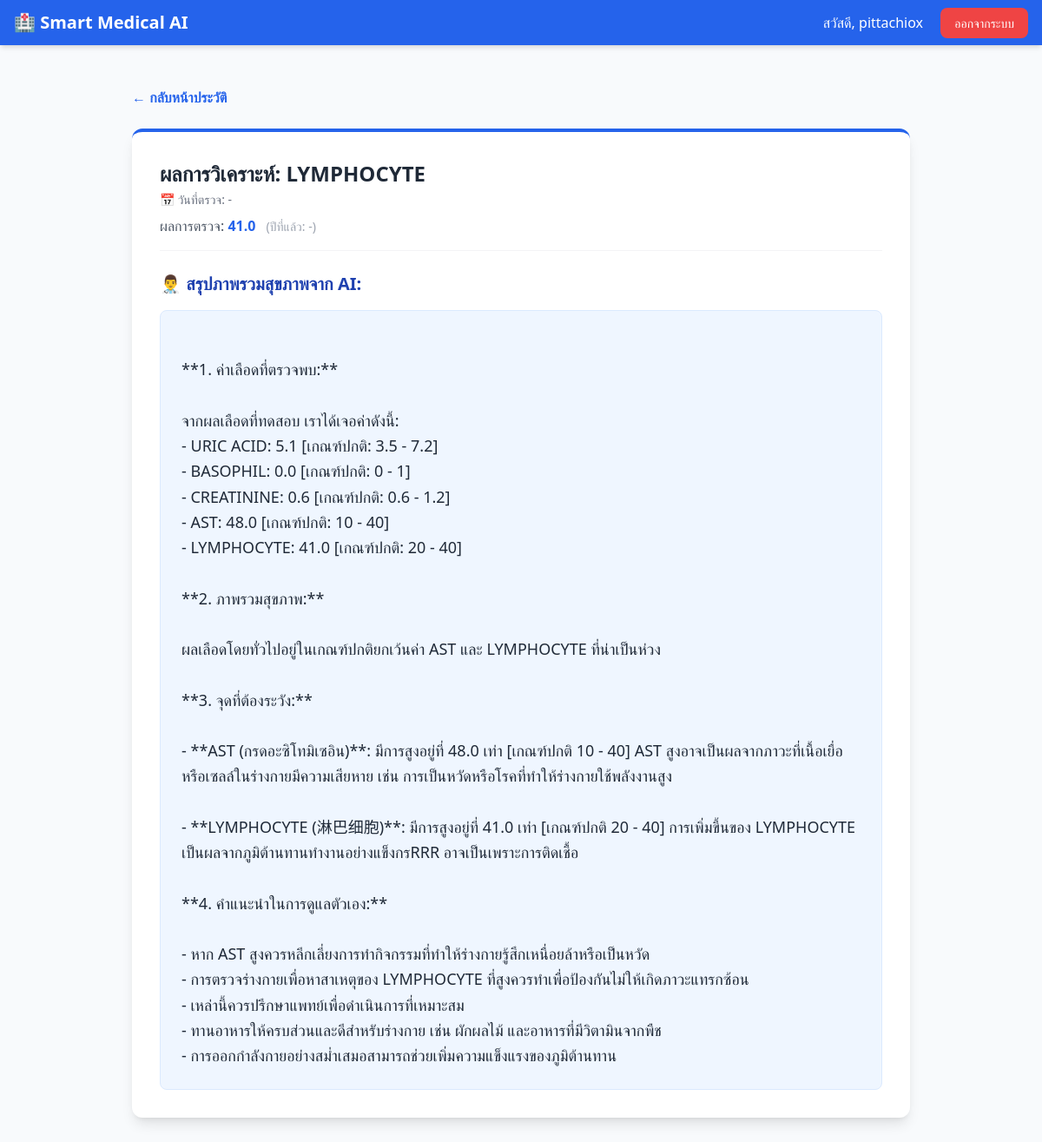
/record/40 (signed in), run on the app's committed database.
### app.py (models this page shows)
class User(UserMixin, db.Model):
    id = db.Column(db.Integer, primary_key=True)
    username = db.Column(db.String(150), unique=True, nullable=False)
    password = db.Column(db.String(150), nullable=False)
    records = db.relationship('BloodRecord', backref='user', lazy=True)

class BloodRecord(db.Model):
    id = db.Column(db.Integer, primary_key=True)
    test_name = db.Column(db.String(50), nullable=False)
    current_value = db.Column(db.Float, nullable=False)
    previous_value = db.Column(db.Float, nullable=True)
    ai_analysis = db.Column(db.Text, nullable=False)
    user_id = db.Column(db.Integer, db.ForeignKey('user.id'), nullable=False)
    record_date = db.Column(db.Date, nullable=True, default=datetime.utcnow)

### app.py (the view)
@app.route('/record/<int:record_id>')
@login_required
def view_record(record_id):
    record = BloodRecord.query.get_or_404(record_id)
    if record.user_id != current_user.id:
        flash('ไม่อนุญาตให้เข้าถึงข้อมูลนี้', 'error')
        return redirect(url_for('dashboard'))
    return render_template('view_record.html', record=record)

### app.py (called while the page is built)
@login_manager.user_loader
def load_user(user_id):
    return User.query.get(int(user_id))

### templates/view_record.html
{% extends "base.html" %}
{% block content %}
<div class="max-w-4xl mx-auto">
    <div class="mb-6 flex justify-between items-center">
        <a href="/dashboard" class="text-blue-600 hover:underline flex items-center gap-2 font-semibold">
            &larr; กลับหน้าประวัติ
        </a>
    </div>
    <div class="bg-white p-8 rounded-xl shadow-lg border-t-4 border-blue-600">
        <div class="flex items-center justify-between mb-6 pb-4 border-b border-gray-100">
            <div>
                <h1 class="text-2xl font-bold text-gray-800 mb-1">ผลการวิเคราะห์: {{ record.test_name }}</h1>
                <p class="text-sm text-gray-500 mb-2">📅 วันที่ตรวจ: {{ record.record_date.strftime('%d-%m-%Y') if
                    record.record_date else '-' }}</p>
                <p class="text-gray-600">ผลการตรวจ: <span class="font-bold text-blue-600">{{ record.current_value
                        }}</span>
                    <span class="text-sm text-gray-400 ml-2">(ปีที่แล้ว: {{ record.previous_value or '-' }})</span>
                </p>
            </div>
        </div>
        <h3 class="text-xl font-bold text-blue-800 mb-4">👨‍⚕️ สรุปภาพรวมสุขภาพจาก AI:</h3>
        <div
            class="text-gray-800 whitespace-pre-line leading-relaxed text-lg bg-blue-50 p-6 rounded-lg border border-blue-100">
            {{ record.ai_analysis }}
        </div>
    </div>
</div>
{% endblock %}

### templates/base.html (shortened to what this page needs)
<!DOCTYPE html>
<html lang="th">
<head>
    <script src="https://cdn.tailwindcss.com"></script>
</head>
<body class="bg-slate-50 min-h-screen">
    <nav class="bg-blue-600 text-white shadow-md">
        <div class="max-w-7xl mx-auto px-4 py-3 flex justify-between items-center">
            <a href="/" class="text-xl font-bold flex items-center gap-2">
                🏥 Smart Medical AI
            </a>
            <div>
                {% if current_user.is_authenticated %}
                <span class="mr-4">สวัสดี, {{ current_user.username }}</span>
                <a href="{{ url_for('logout') }}"
                    class="bg-red-500 hover:bg-red-600 px-4 py-2 rounded-lg text-sm transition">ออกจากระบบ</a>
                {% else %}
                <a href="{{ url_for('login') }}" class="hover:text-blue-200 mr-4">เข้าสู่ระบบ</a>
                <a href="{{ url_for('register') }}"
                    class="bg-white text-blue-600 px-4 py-2 rounded-lg text-sm font-bold transition hover:bg-gray-100">สมัครสมาชิก</a>
                {% endif %}
            </div>
        </div>
    </nav>
    <main class="max-w-7xl mx-auto px-4 py-8">
        {% block content %}{% endblock %}
    </main>
</body>
</html>

### data on the page
User: username "pittachiox"
BloodRecord: test_name "LYMPHOCYTE", record_date "-", current_value "41.0", previous_value "-", ai_analysis "**1. ค่าเลือดที่ตรวจพบ:** จากผลเลือดที่ทดสอบ เราได้เจอค่าดังนี้: - URIC ACID: 5.1 [เกณฑ์ปกติ: 3.5 - 7.2] - BASOPHIL: 0.0 [เกณฑ์ปกติ: 0 - 1] - CREATININE: 0.6 [เกณฑ์ปกติ: 0.6 - 1.2] - AST: 48.0 [เกณฑ์ปกติ: 10 - 40] - LYMPHOCYTE: 41.0 [เกณฑ์ปกติ: 20 - 40] **2. ภาพรวมสุขภาพ:** ผลเลือดโดยทั่วไปอยู่ในเกณฑ์ปกติยกเว้นค่า AST และ LYMPHOCYTE ที่น่าเป็นห่วง **3. จุดที่ต้องระวัง:** - **AST (กรดอะซิโทมิเซอิน)**: มีการสูงอยู่ที่ 48.0 เท่า [เกณฑ์ปกติ 10 - 40] AST สูงอาจเป็นผลจากภาวะที่เนื้อเยื่อหรือเซลล์ในร่างกายมีความเสียหาย เช่น การเป็นหวัดหรือโรคที่ทำให้ร่างกายใช้พลังงานสูง - **LYMPHOCYTE (淋巴细胞)**: มีการสูงอยู่ที่ 41.0 เท่า [เกณฑ์ปกติ 20 - 40] การเพิ่มขึ้นของ LYMPHOCYTE…"
